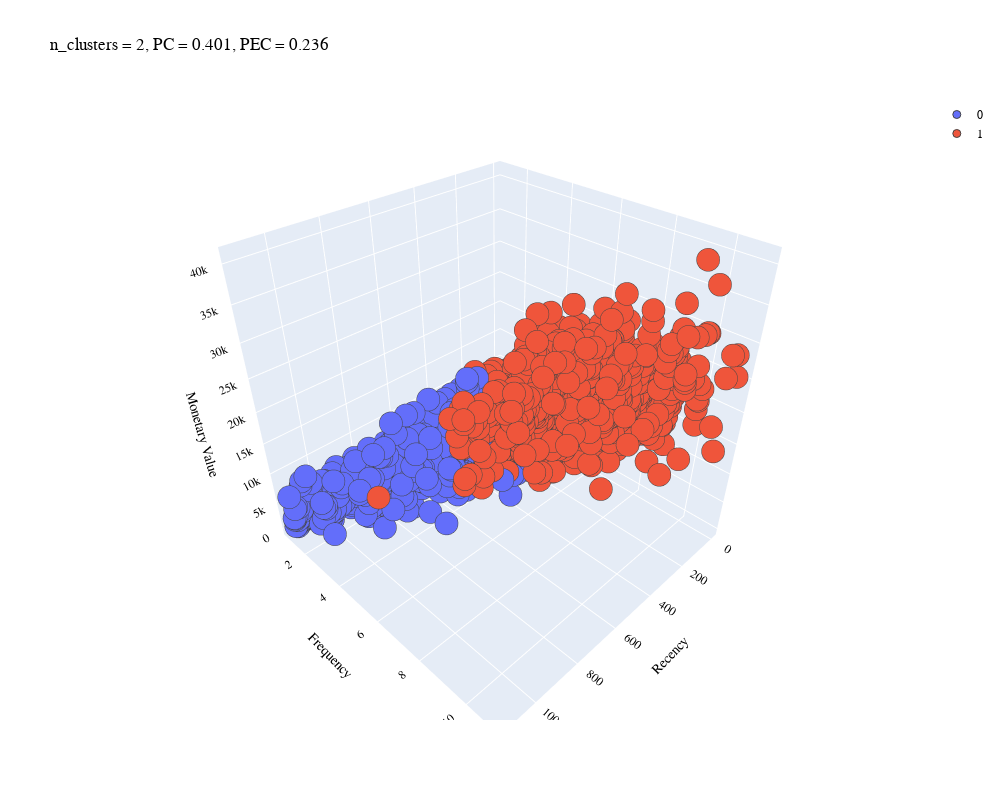
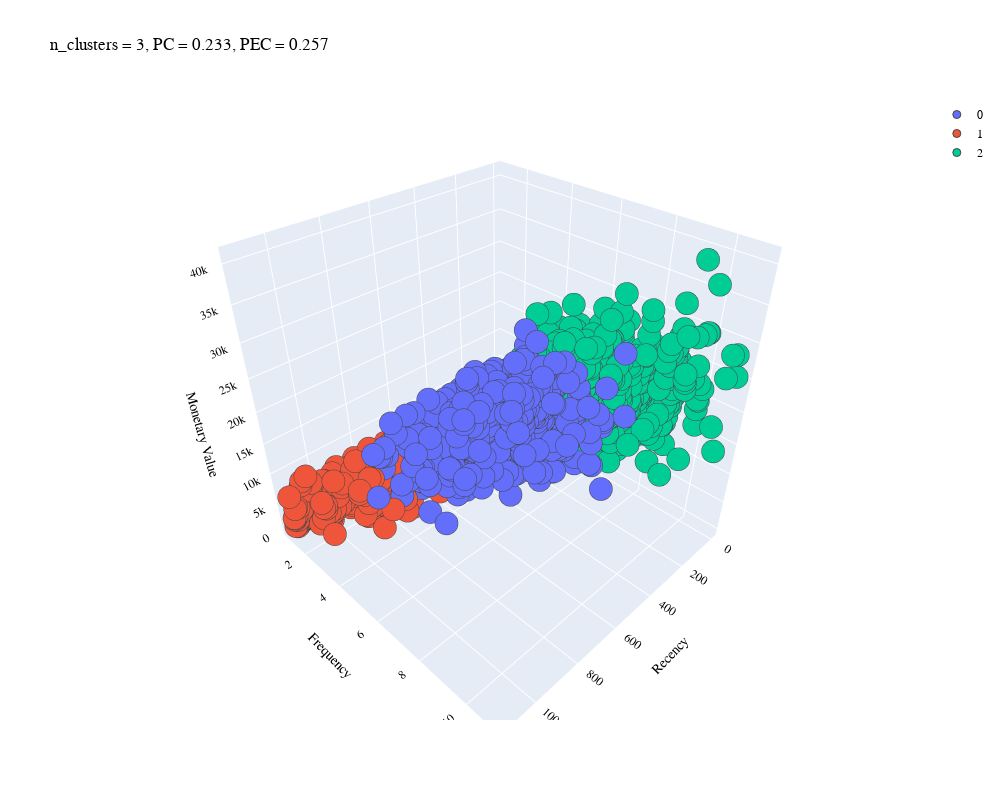
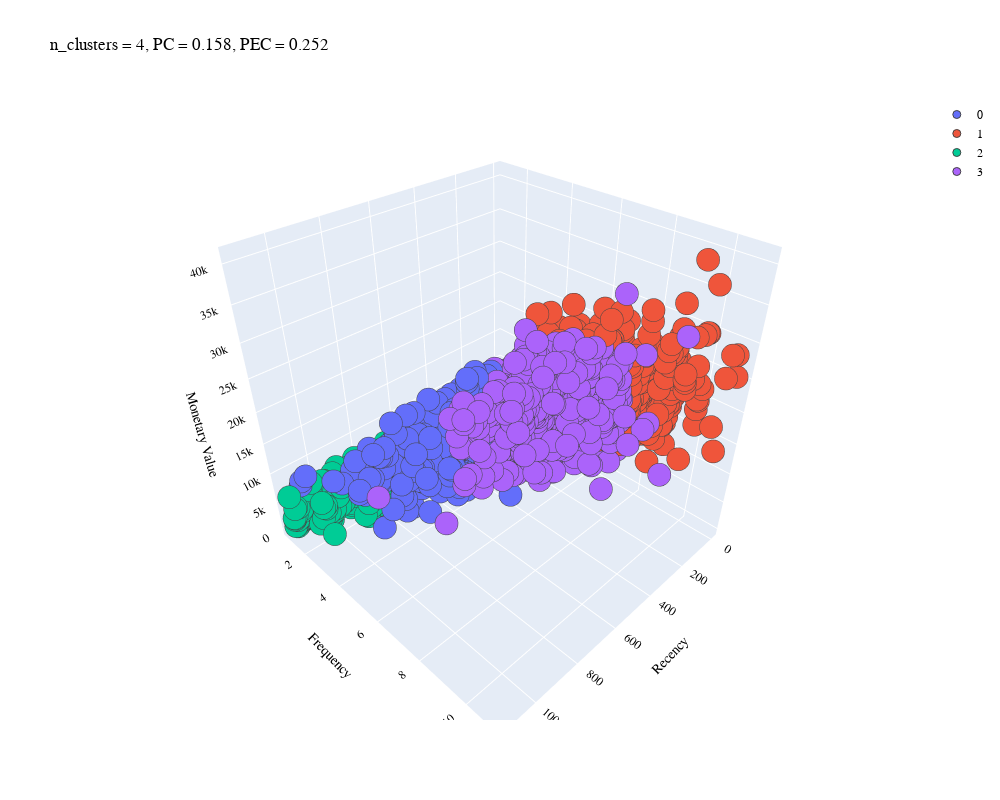
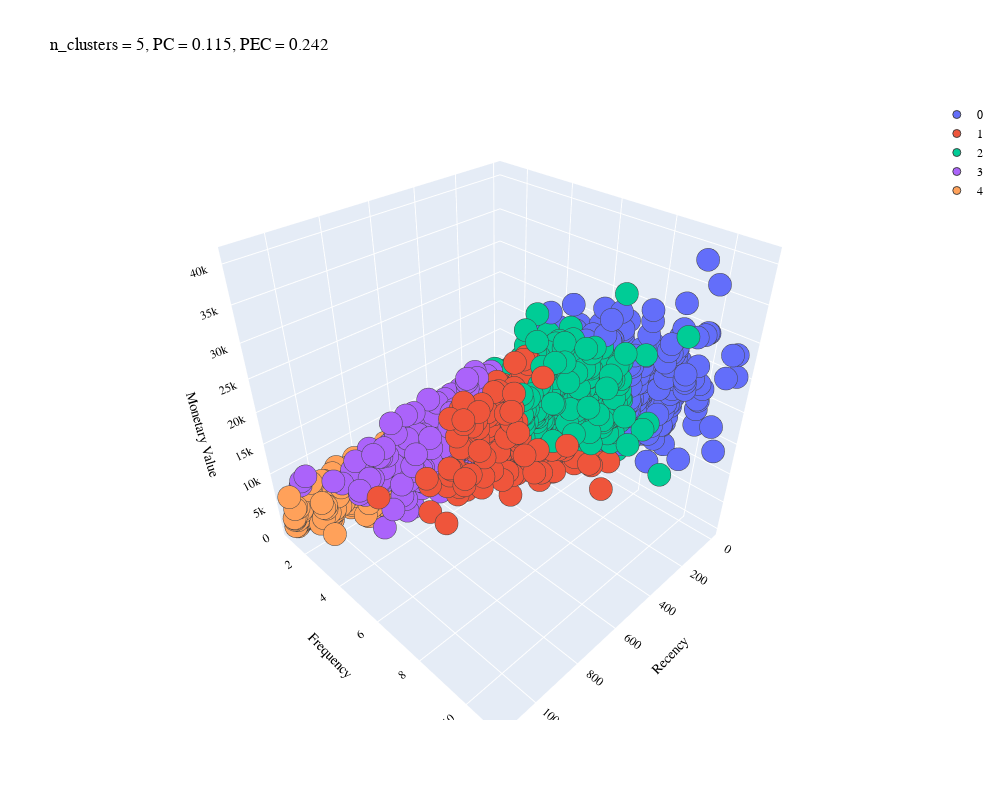

The notebook cell these images were saved under, in order:
### Code cell
# outputs
num_clusters = len(n_clusters_list)
for n_clusters, model in zip(n_clusters_list, models):
    # get validation metrics
    pc = model.partition_coefficient
    pec = model.partition_entropy_coefficient
    
    fcm_centers = model.centers
    fcm_labels = model.predict(RFM_NORM)
    RFM['fcm_cluster'] = fcm_labels
    # plot result
    PLOT = go.Figure()
    
    for C in list(np.unique(fcm_labels)):

        PLOT.add_trace(go.Scatter3d(x = RFM[RFM.fcm_cluster == C]['recency'],
                                    y = RFM[RFM.fcm_cluster == C]['frequency'],
                                    z = RFM[RFM.fcm_cluster == C]['monetary'],
                                    mode = 'markers', marker_size = 8, marker_line_width = 1,
                                    name =  str(C))) 
    PLOT.update_layout(title = f'n_clusters = {n_clusters}, PC = {pc:.3f}, PEC = {pec:.3f}'
                       , width = 1000, height = 800, autosize = True, showlegend = True,
                   scene = dict(xaxis=dict(title = 'Recency', titlefont_color = 'black'),
                                yaxis=dict(title = 'Frequency', titlefont_color = 'black'),
                                zaxis=dict(title = 'Monetary Value', titlefont_color = 'black')),
                   font = dict(family = "Gilroy", color  = 'black', size = 12)) 
    
   # PLOT.set_title(f'n_clusters = {n_clusters}, PC = {pc:.3f}, PEC = {pec:.3f}')
    
    PLOT.show()

### Figure 1 — Plotly figure (JSON) as saved in the notebook; plotly's stock layout.template omitted (floating-point values rounded to 4 significant figures; data arrays with more than 128 entries replaced by an {"elided": "..."} marker saying what was removed)
{"data": [{"marker": {"line": {"width": 1}, "size": 8}, "mode": "markers", "name": "0", "type": "scatter3d", "x": {"elided": "2307 int values"}, "y": {"elided": "2307 int values"}, "z": {"elided": "2307 int values"}}, {"marker": {"line": {"width": 1}, "size": 8}, "mode": "markers", "name": "1", "type": "scatter3d", "x": {"elided": "3199 int values"}, "y": {"elided": "3199 int values"}, "z": {"elided": "3199 int values"}}], "layout": {"autosize": true, "font": {"color": "black", "family": "Gilroy", "size": 12}, "height": 800, "scene": {"xaxis": {"title": {"font": {"color": "black"}, "text": "Recency"}}, "yaxis": {"title": {"font": {"color": "black"}, "text": "Frequency"}}, "zaxis": {"title": {"font": {"color": "black"}, "text": "Monetary Value"}}}, "showlegend": true, "title": {"text": "n_clusters = 2, PC = 0.401, PEC = 0.236"}, "width": 1000}}

### Figure 2 — Plotly figure (JSON) as saved in the notebook; plotly's stock layout.template omitted (floating-point values rounded to 4 significant figures; data arrays with more than 128 entries replaced by an {"elided": "..."} marker saying what was removed)
{"data": [{"marker": {"line": {"width": 1}, "size": 8}, "mode": "markers", "name": "0", "type": "scatter3d", "x": {"elided": "1994 int values"}, "y": {"elided": "1994 int values"}, "z": {"elided": "1994 int values"}}, {"marker": {"line": {"width": 1}, "size": 8}, "mode": "markers", "name": "1", "type": "scatter3d", "x": {"elided": "1600 int values"}, "y": {"elided": "1600 int values"}, "z": {"elided": "1600 int values"}}, {"marker": {"line": {"width": 1}, "size": 8}, "mode": "markers", "name": "2", "type": "scatter3d", "x": {"elided": "1912 int values"}, "y": {"elided": "1912 int values"}, "z": {"elided": "1912 int values"}}], "layout": {"autosize": true, "font": {"color": "black", "family": "Gilroy", "size": 12}, "height": 800, "scene": {"xaxis": {"title": {"font": {"color": "black"}, "text": "Recency"}}, "yaxis": {"title": {"font": {"color": "black"}, "text": "Frequency"}}, "zaxis": {"title": {"font": {"color": "black"}, "text": "Monetary Value"}}}, "showlegend": true, "title": {"text": "n_clusters = 3, PC = 0.233, PEC = 0.257"}, "width": 1000}}

### Figure 3 — Plotly figure (JSON) as saved in the notebook; plotly's stock layout.template omitted (floating-point values rounded to 4 significant figures; data arrays with more than 128 entries replaced by an {"elided": "..."} marker saying what was removed)
{"data": [{"marker": {"line": {"width": 1}, "size": 8}, "mode": "markers", "name": "0", "type": "scatter3d", "x": {"elided": "1251 int values"}, "y": {"elided": "1251 int values"}, "z": {"elided": "1251 int values"}}, {"marker": {"line": {"width": 1}, "size": 8}, "mode": "markers", "name": "1", "type": "scatter3d", "x": {"elided": "1534 int values"}, "y": {"elided": "1534 int values"}, "z": {"elided": "1534 int values"}}, {"marker": {"line": {"width": 1}, "size": 8}, "mode": "markers", "name": "2", "type": "scatter3d", "x": {"elided": "1105 int values"}, "y": {"elided": "1105 int values"}, "z": {"elided": "1105 int values"}}, {"marker": {"line": {"width": 1}, "size": 8}, "mode": "markers", "name": "3", "type": "scatter3d", "x": {"elided": "1616 int values"}, "y": {"elided": "1616 int values"}, "z": {"elided": "1616 int values"}}], "layout": {"autosize": true, "font": {"color": "black", "family": "Gilroy", "size": 12}, "height": 800, "scene": {"xaxis": {"title": {"font": {"color": "black"}, "text": "Recency"}}, "yaxis": {"title": {"font": {"color": "black"}, "text": "Frequency"}}, "zaxis": {"title": {"font": {"color": "black"}, "text": "Monetary Value"}}}, "showlegend": true, "title": {"text": "n_clusters = 4, PC = 0.158, PEC = 0.252"}, "width": 1000}}

### Figure 4 — Plotly figure (JSON) as saved in the notebook; plotly's stock layout.template omitted (floating-point values rounded to 4 significant figures; data arrays with more than 128 entries replaced by an {"elided": "..."} marker saying what was removed)
{"data": [{"marker": {"line": {"width": 1}, "size": 8}, "mode": "markers", "name": "0", "type": "scatter3d", "x": {"elided": "1145 int values"}, "y": {"elided": "1145 int values"}, "z": {"elided": "1145 int values"}}, {"marker": {"line": {"width": 1}, "size": 8}, "mode": "markers", "name": "1", "type": "scatter3d", "x": {"elided": "1081 int values"}, "y": {"elided": "1081 int values"}, "z": {"elided": "1081 int values"}}, {"marker": {"line": {"width": 1}, "size": 8}, "mode": "markers", "name": "2", "type": "scatter3d", "x": {"elided": "1148 int values"}, "y": {"elided": "1148 int values"}, "z": {"elided": "1148 int values"}}, {"marker": {"line": {"width": 1}, "size": 8}, "mode": "markers", "name": "3", "type": "scatter3d", "x": {"elided": "1130 int values"}, "y": {"elided": "1130 int values"}, "z": {"elided": "1130 int values"}}, {"marker": {"line": {"width": 1}, "size": 8}, "mode": "markers", "name": "4", "type": "scatter3d", "x": {"elided": "1002 int values"}, "y": {"elided": "1002 int values"}, "z": {"elided": "1002 int values"}}], "layout": {"autosize": true, "font": {"color": "black", "family": "Gilroy", "size": 12}, "height": 800, "scene": {"xaxis": {"title": {"font": {"color": "black"}, "text": "Recency"}}, "yaxis": {"title": {"font": {"color": "black"}, "text": "Frequency"}}, "zaxis": {"title": {"font": {"color": "black"}, "text": "Monetary Value"}}}, "showlegend": true, "title": {"text": "n_clusters = 5, PC = 0.115, PEC = 0.242"}, "width": 1000}}
